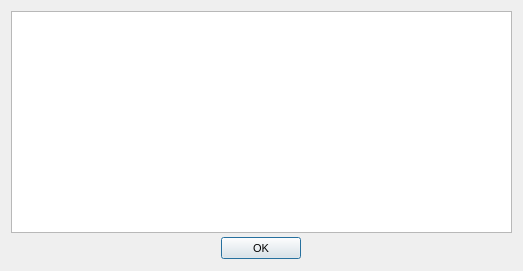
<?xml version="1.0"?>
<ui version="4.0">
  <class>Form</class>
  <widget class="QDialog" name="IDD_QUICKCOMPILE">
    <property name="geometry">
      <rect>
        <x>0</x>
        <y>0</y>
        <width>523</width>
        <height>271</height>
      </rect>
    </property>
    <property name="windowTitle">
      <string>Quick Compile</string>
    </property>
    <property name="font">
      <font>
        <family>Liberation Sans</family>
        <pointsize>8</pointsize>
        <bold>false</bold>
        <italic>false</italic>
      </font>
    </property>
    <property name="enabled">
      <bool>true</bool>
    </property>
    <property name="windowFlags">
      <set>Qt::Dialog|Qt::WindowCloseButtonHint</set>
    </property>
    <property name="minimumSize">
      <size>
        <width>523</width>
        <height>271</height>
      </size>
    </property>
    <property name="maximumSize">
      <size>
        <width>523</width>
        <height>271</height>
      </size>
    </property>
    <widget class="QTextEdit" name="IDC_TEXT">
      <property name="geometry">
        <rect>
          <x>11</x>
          <y>11</y>
          <width>501</width>
          <height>222</height>
        </rect>
      </property>
      <property name="visible">
        <bool>true</bool>
      </property>
      <property name="enabled">
        <bool>true</bool>
      </property>
      <property name="readOnly">
        <bool>true</bool>
      </property>
      <property name="verticalScrollBarPolicy">
        <enum>Qt::ScrollBarAsNeeded</enum>
      </property>
      <property name="horizontalScrollBarPolicy">
        <enum>Qt::ScrollBarAsNeeded</enum>
      </property>
    </widget>
    <widget class="QPushButton" name="IDOK">
      <property name="geometry">
        <rect>
          <x>221</x>
          <y>237</y>
          <width>80</width>
          <height>22</height>
        </rect>
      </property>
      <property name="text">
        <string>OK</string>
      </property>
      <property name="visible">
        <bool>true</bool>
      </property>
      <property name="enabled">
        <bool>true</bool>
      </property>
      <property name="default">
        <bool>true</bool>
      </property>
      <property name="autoDefault">
        <bool>true</bool>
      </property>
    </widget>
    <action name="IDD_ORPHANHUNTER">
      <property name="text">
        <string>Orphan Hunter</string>
      </property>
    </action>
    <action name="IDD_REORDER_PAGES">
      <property name="text">
        <string>Reorder Net Pages</string>
      </property>
    </action>
    <action name="IDD_SHOW_ALL_CHECKED_OUT">
      <property name="text">
        <string>Show All Pages Checked Out</string>
      </property>
    </action>
    <action name="IDM_IMPORT_BITMAP">
      <property name="text">
        <string>Bitmap/Animation Converter...</string>
      </property>
    </action>
    <action name="ID_APP_ABOUT">
      <property name="text">
        <string>&amp;About editor...</string>
      </property>
    </action>
    <action name="ID_APP_EXIT">
      <property name="text">
        <string>E&amp;xit</string>
      </property>
      <property name="shortcut">
        <string>Alt+X</string>
      </property>
    </action>
    <action name="ID_BRIEFING_EDITOR">
      <property name="text">
        <string>Briefing Editor...</string>
      </property>
    </action>
    <action name="ID_BUTTON_LIGHTING">
      <property name="text">
        <string>ID_BUTTON_LIGHTING</string>
      </property>
    </action>
    <action name="ID_BUTTON_OUTLINE">
      <property name="text">
        <string>ID_BUTTON_OUTLINE</string>
      </property>
    </action>
    <action name="ID_BUTTON_WINDOWSELECTION">
      <property name="text">
        <string>ID_BUTTON_WINDOWSELECTION</string>
      </property>
    </action>
    <action name="ID_D3HELP">
      <property name="text">
        <string>Help on D3 Editor</string>
      </property>
    </action>
    <action name="ID_EDITORS_AIPROPERTIES">
      <property name="text">
        <string>AI Properties...</string>
      </property>
    </action>
    <action name="ID_EDITORS_AMBIENTSOUNDS">
      <property name="text">
        <string>Ambient Sounds...</string>
      </property>
    </action>
    <action name="ID_EDITORS_DALLAS">
      <property name="text">
        <string>Dallas Graphical Script Editor...</string>
      </property>
    </action>
    <action name="ID_EDITORS_FILES">
      <property name="text">
        <string>Files...</string>
      </property>
    </action>
    <action name="ID_EDITORS_MEGACELLS">
      <property name="text">
        <string>Megacells...</string>
      </property>
    </action>
    <action name="ID_EDIT_ADDSELECT">
      <property name="text">
        <string>Add Current Room to Selected List</string>
      </property>
    </action>
    <action name="ID_EDIT_ATTACH">
      <property name="text">
        <string>&amp;Attach</string>
      </property>
    </action>
    <action name="ID_EDIT_CLEARSELECTED">
      <property name="text">
        <string>Clear Selected List</string>
      </property>
    </action>
    <action name="ID_EDIT_COPY">
      <property name="text">
        <string>&amp;Copy</string>
      </property>
      <property name="shortcut">
        <string>Ctrl+Ins</string>
      </property>
    </action>
    <action name="ID_EDIT_CUT">
      <property name="text">
        <string>Cu&amp;t</string>
      </property>
      <property name="shortcut">
        <string>Shift+Del</string>
      </property>
    </action>
    <action name="ID_EDIT_DELETE">
      <property name="text">
        <string>&amp;Delete</string>
      </property>
    </action>
    <action name="ID_EDIT_LOADSCRAP">
      <property name="text">
        <string>Load Scrap from Disk</string>
      </property>
    </action>
    <action name="ID_EDIT_PASTE">
      <property name="text">
        <string>&amp;Paste</string>
      </property>
      <property name="shortcut">
        <string>Shift+Ins</string>
      </property>
    </action>
    <action name="ID_EDIT_PLACE">
      <property name="text">
        <string>&amp;Place in Mine</string>
      </property>
    </action>
    <action name="ID_EDIT_PLACE_TERRAIN">
      <property name="text">
        <string>&amp;Place on Terrain</string>
      </property>
    </action>
    <action name="ID_EDIT_REMOVESELECT">
      <property name="text">
        <string>Remove Current Room from Selected List</string>
      </property>
    </action>
    <action name="ID_EDIT_SAVESCRAP">
      <property name="text">
        <string>Save Scrap to Disk</string>
      </property>
    </action>
    <action name="ID_EDIT_SELECTATTACHED">
      <property name="text">
        <string>Select All Rooms Attached to Current Room</string>
      </property>
    </action>
    <action name="ID_EDIT_UNDO">
      <property name="text">
        <string>&amp;Undo</string>
      </property>
      <property name="shortcut">
        <string>Alt+Backspace</string>
      </property>
    </action>
    <action name="ID_FILE_AUTOSAVE">
      <property name="text">
        <string>Autosave</string>
      </property>
      <property name="checkable">
        <bool>true</bool>
      </property>
    </action>
    <action name="ID_FILE_CHECKMINE">
      <property name="text">
        <string>&amp;Check Mine</string>
      </property>
    </action>
    <action name="ID_FILE_FIXCRACKS">
      <property name="text">
        <string>Fix Level Cracks</string>
      </property>
    </action>
    <action name="ID_FILE_FIXDEGENERATEFACES">
      <property name="text">
        <string>Fix/Remove Degenerate Faces</string>
      </property>
    </action>
    <action name="ID_FILE_IMPORT_ROOM">
      <property name="text">
        <string>Import 3DSMax Room</string>
      </property>
    </action>
    <action name="ID_FILE_INFORMATION">
      <property name="text">
        <string>&amp;Information</string>
      </property>
      <property name="shortcut">
        <string>Alt+I</string>
      </property>
    </action>
    <action name="ID_FILE_LEAVE_EDITOR">
      <property name="text">
        <string>Go to main menu...</string>
      </property>
    </action>
    <action name="ID_FILE_LEVELPROPS">
      <property name="text">
        <string>Set Selected Room(s) Properties</string>
      </property>
    </action>
    <action name="ID_FILE_LEVEL_INFO">
      <property name="text">
        <string>Edit Level Info...</string>
      </property>
    </action>
    <action name="ID_FILE_MRU_FILE1">
      <property name="text">
        <string>Recent File</string>
      </property>
      <property name="enabled">
        <bool>false</bool>
      </property>
    </action>
    <action name="ID_FILE_NEW">
      <property name="text">
        <string>&amp;New</string>
      </property>
      <property name="shortcut">
        <string>Ctrl+N</string>
      </property>
    </action>
    <action name="ID_FILE_OPEN">
      <property name="text">
        <string>&amp;Open...</string>
      </property>
      <property name="shortcut">
        <string>Ctrl+O</string>
      </property>
    </action>
    <action name="ID_FILE_PLAY640X480">
      <property name="text">
        <string>&amp;Play in 640 x 480</string>
      </property>
      <property name="shortcut">
        <string>Alt+P</string>
      </property>
    </action>
    <action name="ID_FILE_PREFERENCES">
      <property name="text">
        <string>Preferences</string>
      </property>
    </action>
    <action name="ID_FILE_PRINT">
      <property name="text">
        <string>&amp;Print...</string>
      </property>
      <property name="shortcut">
        <string>Ctrl+P</string>
      </property>
    </action>
    <action name="ID_FILE_PRINT_PREVIEW">
      <property name="text">
        <string>Print Pre&amp;view</string>
      </property>
    </action>
    <action name="ID_FILE_PRINT_SETUP">
      <property name="text">
        <string>P&amp;rint Setup...</string>
      </property>
    </action>
    <action name="ID_FILE_REMOVEDUPLICATEFACESFROMCURRENTROOM">
      <property name="text">
        <string>Remove Duplicate Faces from Current Room</string>
      </property>
    </action>
    <action name="ID_FILE_REMOVEEXTRAPOINTS">
      <property name="text">
        <string>Remove Extra Points</string>
      </property>
    </action>
    <action name="ID_FILE_RESTOREGAMESTATE">
      <property name="text">
        <string>Restore Gamestate</string>
      </property>
    </action>
    <action name="ID_FILE_SAVE">
      <property name="text">
        <string>&amp;Save</string>
      </property>
      <property name="shortcut">
        <string>Ctrl+S</string>
      </property>
    </action>
    <action name="ID_FILE_SAVEGOALTEXT">
      <property name="text">
        <string>Save Goal Text to File</string>
      </property>
    </action>
    <action name="ID_FILE_SAVE_AS">
      <property name="text">
        <string>Save &amp;As...</string>
      </property>
    </action>
    <action name="ID_FILE_SAVE_COPY_AS">
      <property name="text">
        <string>Save Copy &amp;As...</string>
      </property>
    </action>
    <action name="ID_FILE_STATS">
      <property name="text">
        <string>Show Level Stats</string>
      </property>
    </action>
    <action name="ID_FILE_UPDATE">
      <property name="text">
        <string>&amp;Update</string>
      </property>
      <property name="shortcut">
        <string>Ctrl+S</string>
      </property>
    </action>
    <action name="ID_FILE_VERIFY_LEVEL">
      <property name="text">
        <string>Verify Level</string>
      </property>
    </action>
    <action name="ID_HOTSPOT_TGA">
      <property name="text">
        <string>HotSpot TGA Extractor...</string>
      </property>
    </action>
    <action name="ID_MINE_VIEW">
      <property name="text">
        <string>Mine View</string>
      </property>
      <property name="shortcut">
        <string>F2</string>
      </property>
    </action>
    <action name="ID_OBJBUTTON">
      <property name="text">
        <string>ID_OBJBUTTON</string>
      </property>
    </action>
    <action name="ID_OBJECT_DELETEOBJECT">
      <property name="text">
        <string>Delete Object</string>
      </property>
      <property name="shortcut">
        <string>Del</string>
      </property>
    </action>
    <action name="ID_OBJECT_MOVEPLAYER">
      <property name="text">
        <string>Move Player 0 to Viewer</string>
      </property>
    </action>
    <action name="ID_OBJECT_PLACECAMERAATCURRENTFACE">
      <property name="text">
        <string>Create New Camera at Current Face</string>
      </property>
    </action>
    <action name="ID_OBJECT_PLACECAMERAATVIEWER">
      <property name="text">
        <string>Create New Camera at Viewer</string>
      </property>
    </action>
    <action name="ID_OBJECT_PLACEOBJECT">
      <property name="text">
        <string>Place Object</string>
      </property>
      <property name="shortcut">
        <string>Ins</string>
      </property>
    </action>
    <action name="ID_OBJECT_PLACESOUNDSOURCEATVIEWER">
      <property name="text">
        <string>Create SoundSource at Viewer</string>
      </property>
    </action>
    <action name="ID_OBJECT_PLACEWAYPOINTATVIEWER">
      <property name="text">
        <string>Place Waypoint at Viewer</string>
      </property>
    </action>
    <action name="ID_OBJECT_SELECTBYNUMBER">
      <property name="text">
        <string>Select Object By Number</string>
      </property>
    </action>
    <action name="ID_OBJECT_SETCAMERAFROMVIEWER">
      <property name="text">
        <string>Move Camera to Viewer</string>
      </property>
    </action>
    <action name="ID_OBJECT_SETVIEWERFROMCAMERA">
      <property name="text">
        <string>Move Viewer to Camera</string>
      </property>
    </action>
    <action name="ID_OSIRISCOMPILE">
      <property name="text">
        <string>ID_OSIRISCOMPILE</string>
      </property>
    </action>
    <action name="ID_REINIT_OPENGL">
      <property name="text">
        <string>ID_REINIT_OPENGL</string>
      </property>
    </action>
    <action name="ID_ROOM_ADD">
      <property name="text">
        <string>&amp;Add Room at Current Face</string>
      </property>
      <property name="shortcut">
        <string>Shift+A</string>
      </property>
    </action>
    <action name="ID_ROOM_ADDVERTTONEWFACE">
      <property name="text">
        <string>Add Vert to New Face</string>
      </property>
      <property name="shortcut">
        <string>Shift+V</string>
      </property>
    </action>
    <action name="ID_ROOM_ATTACHROOM">
      <property name="text">
        <string>Attach Room</string>
      </property>
    </action>
    <action name="ID_ROOM_BUILDBRIDGE">
      <property name="text">
        <string>&amp;Build Bridge</string>
      </property>
    </action>
    <action name="ID_ROOM_BUILDSMOOTHBRIDGE">
      <property name="text">
        <string>Build Smooth Bridge</string>
      </property>
      <property name="shortcut">
        <string>Ctrl+B</string>
      </property>
    </action>
    <action name="ID_ROOM_CLEARCENTERPOINT">
      <property name="text">
        <string>Clear Center Point</string>
      </property>
    </action>
    <action name="ID_ROOM_COMBINE">
      <property name="text">
        <string>Combine Rooms</string>
      </property>
    </action>
    <action name="ID_ROOM_DELETE">
      <property name="text">
        <string>Delete Current Room</string>
      </property>
    </action>
    <action name="ID_ROOM_DELETECONNECTEDFACES">
      <property name="text">
        <string>Delete Connected Faces</string>
      </property>
    </action>
    <action name="ID_ROOM_DELETEFACE">
      <property name="text">
        <string>Delete Current Face</string>
      </property>
    </action>
    <action name="ID_ROOM_DELETEPORTAL">
      <property name="text">
        <string>Delete Current Portal</string>
      </property>
    </action>
    <action name="ID_ROOM_DELETEVERT">
      <property name="text">
        <string>Delete Current Vert From Face</string>
      </property>
    </action>
    <action name="ID_ROOM_DROPROOM">
      <property name="text">
        <string>Drop Room</string>
      </property>
    </action>
    <action name="ID_ROOM_FACE_ADDVERTTOEDGE">
      <property name="text">
        <string>Add Vert To Edge</string>
      </property>
    </action>
    <action name="ID_ROOM_FACE_DELETEVERTONEDGE">
      <property name="text">
        <string>Delete Vert on Edge</string>
      </property>
    </action>
    <action name="ID_ROOM_FACE_MOVEVERTONEDGE">
      <property name="text">
        <string>Move Vert on Edge</string>
      </property>
    </action>
    <action name="ID_ROOM_FACE_SPLITFACE">
      <property name="text">
        <string>Split Face</string>
      </property>
    </action>
    <action name="ID_ROOM_FINISHNEWFACE">
      <property name="text">
        <string>Add Last Point to New Face (Finish Face)</string>
      </property>
    </action>
    <action name="ID_ROOM_GRABTEXTURE">
      <property name="text">
        <string>Grab Texture</string>
      </property>
      <property name="shortcut">
        <string>G</string>
      </property>
    </action>
    <action name="ID_ROOM_JOINROOMS">
      <property name="text">
        <string>Join Rooms</string>
      </property>
    </action>
    <action name="ID_ROOM_JOINROOMSEXACT">
      <property name="text">
        <string>Join Rooms Exact</string>
      </property>
    </action>
    <action name="ID_ROOM_JOIN_ADJACENT_FACES">
      <property name="text">
        <string>Join Adjacent Faces</string>
      </property>
    </action>
    <action name="ID_ROOM_LINKTONEWEXTERNAL">
      <property name="text">
        <string>Link Room to New External Room</string>
      </property>
    </action>
    <action name="ID_ROOM_MARK">
      <property name="text">
        <string>&amp;Mark Room/Face</string>
      </property>
      <property name="shortcut">
        <string>Ctrl+M</string>
      </property>
    </action>
    <action name="ID_ROOM_MERGEOBJECTINTOROOM">
      <property name="text">
        <string>Merge Object into Room</string>
      </property>
    </action>
    <action name="ID_ROOM_NEXTFACE">
      <property name="text">
        <string>Next Face</string>
      </property>
      <property name="shortcut">
        <string>F</string>
      </property>
    </action>
    <action name="ID_ROOM_PLACEROOM">
      <property name="text">
        <string>Place Room at Current Room</string>
      </property>
    </action>
    <action name="ID_ROOM_PLACETERRAINROOM">
      <property name="text">
        <string>Place Room at Current Terrain Cell</string>
      </property>
    </action>
    <action name="ID_ROOM_PREVIOUSFACE">
      <property name="text">
        <string>Previous Face</string>
      </property>
      <property name="shortcut">
        <string>Shift+F</string>
      </property>
    </action>
    <action name="ID_ROOM_PROPAGATETOADJACENTCOPLANARFACES">
      <property name="text">
        <string>Propagate to Adjacent Coplanar Faces</string>
      </property>
      <property name="shortcut">
        <string>Ctrl+F</string>
      </property>
    </action>
    <action name="ID_ROOM_PROPAGATETOALL">
      <property name="text">
        <string>Propagate to All Faces in Room</string>
      </property>
      <property name="shortcut">
        <string>Shift+R</string>
      </property>
    </action>
    <action name="ID_ROOM_RENAMEROOM">
      <property name="text">
        <string>Rename Room</string>
      </property>
      <property name="shortcut">
        <string>Ctrl+R</string>
      </property>
    </action>
    <action name="ID_ROOM_ROTATEPLACEDROOM45DEGREES">
      <property name="text">
        <string>Rotate Placed Room 45 Degrees</string>
      </property>
    </action>
    <action name="ID_ROOM_SAVECURRENTROOM">
      <property name="text">
        <string>Save Current Room</string>
      </property>
    </action>
    <action name="ID_ROOM_SELECTBYNUMBER">
      <property name="text">
        <string>Select Room by Number</string>
      </property>
    </action>
    <action name="ID_ROOM_SELECTFACEBYNUMBER">
      <property name="text">
        <string>Select Face by Number</string>
      </property>
    </action>
    <action name="ID_ROOM_SETCENTERFROMVIEWER">
      <property name="text">
        <string>Set Room Center from Viewer</string>
      </property>
    </action>
    <action name="ID_ROOM_SNAPPLACEDROOM">
      <property name="text">
        <string>Snap Placed Room</string>
      </property>
    </action>
    <action name="ID_ROOM_SNAPPOINTTOEDGE">
      <property name="text">
        <string>Snap Point to Edge</string>
      </property>
    </action>
    <action name="ID_ROOM_SNAPPOINTTOFACE">
      <property name="text">
        <string>Snap Point to Face</string>
      </property>
    </action>
    <action name="ID_ROOM_SNAPPOINTTOPOINT">
      <property name="text">
        <string>Snap Point to Point</string>
      </property>
    </action>
    <action name="ID_ROOM_SPLITFACE">
      <property name="text">
        <string>Triangulate face</string>
      </property>
    </action>
    <action name="ID_ROOM_STARTNEWFACE">
      <property name="text">
        <string>Add First Point to New Face (Start Face)</string>
      </property>
    </action>
    <action name="ID_ROOM_SWAPMAKEDANDCURRENTROOMFACE">
      <property name="text">
        <string>Swap Marked and Current Room/Face</string>
      </property>
    </action>
    <action name="ID_ROOM_UNDOSNAP">
      <property name="text">
        <string>Undo Snap</string>
      </property>
    </action>
    <action name="ID_ROOM_UNPLACEROOM">
      <property name="text">
        <string>Un-place Room/Group/Door</string>
      </property>
    </action>
    <action name="ID_ROOM_VIEW">
      <property name="text">
        <string>Room View</string>
      </property>
      <property name="shortcut">
        <string>F4</string>
      </property>
    </action>
    <action name="ID_SCRIPT_LEVEL_INTERFACE">
      <property name="text">
        <string>Levels and Scripts...</string>
      </property>
    </action>
    <action name="ID_SUBEDITORS_FONT">
      <property name="text">
        <string>Font Editor...</string>
      </property>
    </action>
    <action name="ID_SUBEDITORS_HOGMAKER">
      <property name="text">
        <string>Hog Maker...</string>
      </property>
    </action>
    <action name="ID_SUBEDITORS_TABLEFILEEDIT">
      <property name="text">
        <string>Table File Text Editor...</string>
      </property>
    </action>
    <action name="ID_SUBEDITORS_TABLEFILEFILTER">
      <property name="text">
        <string>Table File Filter...</string>
      </property>
    </action>
    <action name="ID_TABLEEDIT_FILE_EXIT">
      <property name="text">
        <string>&amp;Exit</string>
      </property>
    </action>
    <action name="ID_TABLEEDIT_FILE_LOAD">
      <property name="text">
        <string>&amp;Load...</string>
      </property>
    </action>
    <action name="ID_TABLEEDIT_FILE_SAVE">
      <property name="text">
        <string>&amp;Save</string>
      </property>
    </action>
    <action name="ID_TABLEEDIT_FILE_SAVE_AS">
      <property name="text">
        <string>S&amp;ave as...</string>
      </property>
    </action>
    <action name="ID_TABLEFILTER_FILE_EXIT">
      <property name="text">
        <string>Exit</string>
      </property>
    </action>
    <action name="ID_TABLEFILTER_FILE_LOAD">
      <property name="text">
        <string>Load...</string>
      </property>
    </action>
    <action name="ID_TABLEFILTER_FILE_NEW">
      <property name="text">
        <string>New</string>
      </property>
    </action>
    <action name="ID_TABLEFILTER_FILE_SAVE">
      <property name="text">
        <string>Save</string>
      </property>
    </action>
    <action name="ID_TABLEFILTER_FILE_SAVEAS">
      <property name="text">
        <string>Save as...</string>
      </property>
    </action>
    <action name="ID_TERRAIN_VIEW">
      <property name="text">
        <string>Terrain View</string>
      </property>
      <property name="shortcut">
        <string>F3</string>
      </property>
    </action>
    <action name="ID_TEST_TEST1">
      <property name="text">
        <string>Test function 1</string>
      </property>
    </action>
    <action name="ID_TEST_TEST2">
      <property name="text">
        <string>Test function 2</string>
      </property>
    </action>
    <action name="ID_TEST_TEST3">
      <property name="text">
        <string>Test function 3</string>
      </property>
    </action>
    <action name="ID_TOOLS_WORLD_OBJECTS_BUILDINGS">
      <property name="text">
        <string>Buildings...</string>
      </property>
    </action>
    <action name="ID_TOOLS_WORLD_OBJECTS_CLUTTER">
      <property name="text">
        <string>Clutter...</string>
      </property>
    </action>
    <action name="ID_TOOLS_WORLD_OBJECTS_DOOR">
      <property name="text">
        <string>Doors...</string>
      </property>
    </action>
    <action name="ID_TOOLS_WORLD_OBJECTS_LIGHTS">
      <property name="text">
        <string>Lights...</string>
      </property>
    </action>
    <action name="ID_TOOLS_WORLD_OBJECTS_PLAYER">
      <property name="text">
        <string>Player Ships...</string>
      </property>
    </action>
    <action name="ID_TOOLS_WORLD_OBJECTS_POWERUPS">
      <property name="text">
        <string>Powerups...</string>
      </property>
    </action>
    <action name="ID_TOOLS_WORLD_OBJECTS_ROBOTS">
      <property name="text">
        <string>Robots...</string>
      </property>
    </action>
    <action name="ID_TOOLS_WORLD_OBJECTS_SOUND">
      <property name="text">
        <string>Sounds...</string>
      </property>
    </action>
    <action name="ID_TOOLS_WORLD_TEXTURES">
      <property name="text">
        <string>Textures...</string>
      </property>
    </action>
    <action name="ID_TOOLS_WORLD_WEAPONS">
      <property name="text">
        <string>Weapons...</string>
      </property>
    </action>
    <action name="ID_VIEW_CENTERONCUBE">
      <property name="text">
        <string>Center on Current &amp;Room</string>
      </property>
      <property name="shortcut">
        <string>Home</string>
      </property>
    </action>
    <action name="ID_VIEW_CENTERONMINE">
      <property name="text">
        <string>Center on &amp;Mine Origin</string>
      </property>
    </action>
    <action name="ID_VIEW_CENTERONOBJECT">
      <property name="text">
        <string>Center on Current &amp;Object</string>
      </property>
    </action>
    <action name="ID_VIEW_DELETEVIEWER">
      <property name="text">
        <string>Delete Viewer</string>
      </property>
    </action>
    <action name="ID_VIEW_FLIP">
      <property name="text">
        <string>Flip Viewer</string>
      </property>
      <property name="shortcut">
        <string>/</string>
      </property>
    </action>
    <action name="ID_VIEW_KEYPAD_TOGGLE">
      <property name="text">
        <string>Keypad</string>
      </property>
      <property name="shortcut">
        <string>F10</string>
      </property>
    </action>
    <action name="ID_VIEW_MOVECAMERATOCURRENTOBJECT">
      <property name="text">
        <string>Move camera to Current Object</string>
      </property>
    </action>
    <action name="ID_VIEW_MOVECAMERATOSELECTEDFACE">
      <property name="text">
        <string>Move camera to &amp;Current Face</string>
      </property>
      <property name="shortcut">
        <string>Shift+C</string>
      </property>
    </action>
    <action name="ID_VIEW_MOVECAMERATOSELECTEDROOM">
      <property name="text">
        <string>Move camera to &amp;Current Room</string>
      </property>
      <property name="shortcut">
        <string>C</string>
      </property>
    </action>
    <action name="ID_VIEW_NEWVIEWER">
      <property name="text">
        <string>New Viewer</string>
      </property>
    </action>
    <action name="ID_VIEW_NEXTVIEWER">
      <property name="text">
        <string>Next Viewer</string>
      </property>
    </action>
    <action name="ID_VIEW_RESETVIEWRADIUS">
      <property name="text">
        <string>Reset View Radius</string>
      </property>
    </action>
    <action name="ID_VIEW_SHOWOBJECTSINWIREFRAMEVIEW">
      <property name="text">
        <string>Show objects in Wireframe view</string>
      </property>
    </action>
    <action name="ID_VIEW_SHOWVIEWERFORWARDVECTOR">
      <property name="text">
        <string>Show Viewer Forward Vector</string>
      </property>
    </action>
    <action name="ID_VIEW_STATUS_BAR">
      <property name="text">
        <string>&amp;Status Bar</string>
      </property>
    </action>
    <action name="ID_VIEW_TEXTUREMINE">
      <property name="text">
        <string>Te&amp;xtured view</string>
      </property>
    </action>
    <action name="ID_VIEW_TOOLBAR">
      <property name="text">
        <string>&amp;Toolbar</string>
      </property>
    </action>
    <action name="ID_VIEW_VIEWPROP">
      <property name="text">
        <string>Display Viewer Properties</string>
      </property>
    </action>
    <action name="ID_VIEW_WIREFRAMEMINE">
      <property name="text">
        <string>&amp;Wireframe view</string>
      </property>
    </action>
    <action name="ID_WINDOW_CASCADE">
      <property name="text">
        <string>&amp;Cascade</string>
      </property>
    </action>
    <action name="ID_WINDOW_TILE">
      <property name="text">
        <string>&amp;Tile</string>
      </property>
    </action>
    <action name="ID_ZBUTTON">
      <property name="text">
        <string>ID_ZBUTTON</string>
      </property>
    </action>
  </widget>
</ui>
